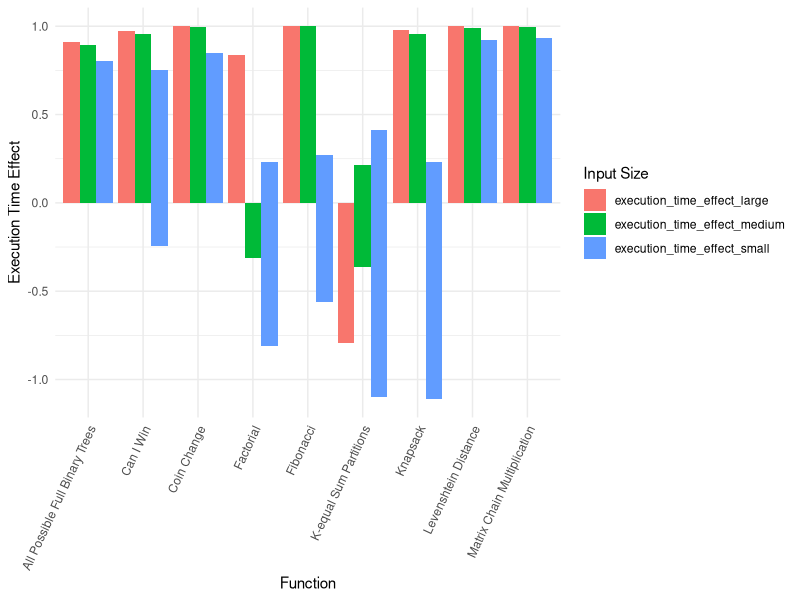
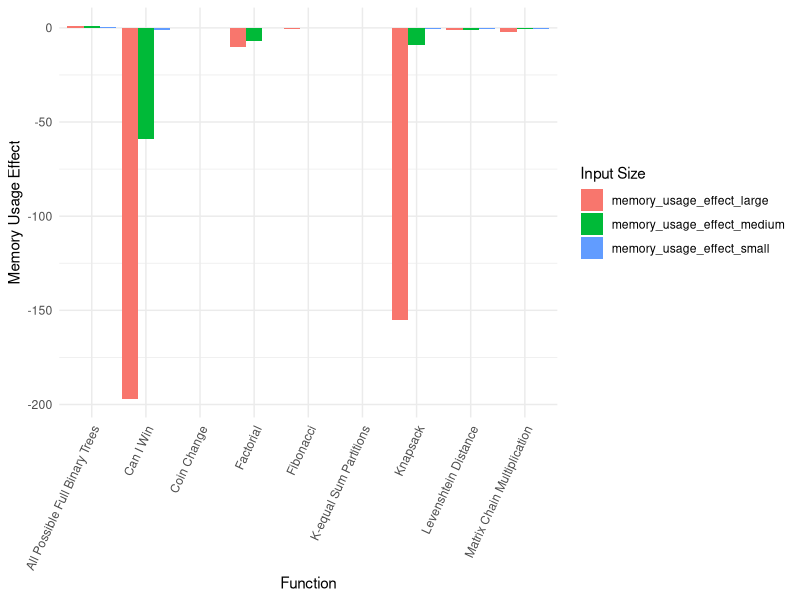
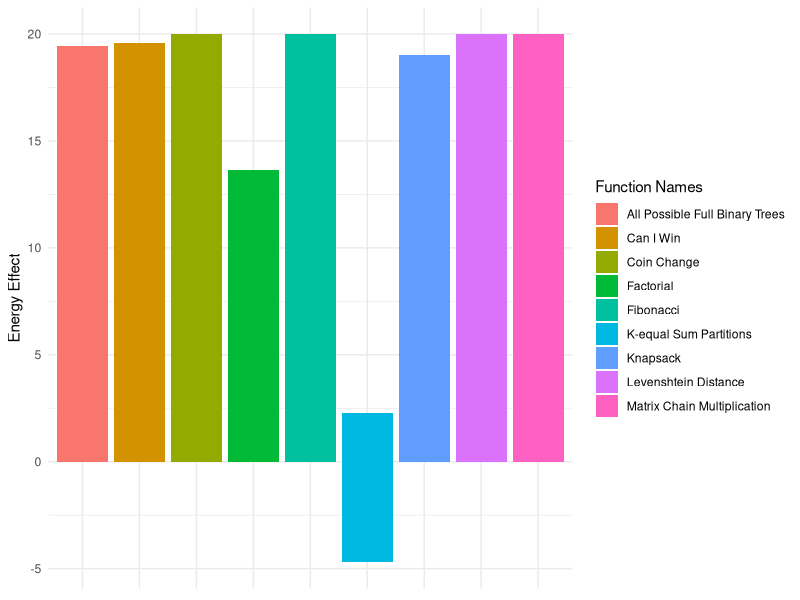
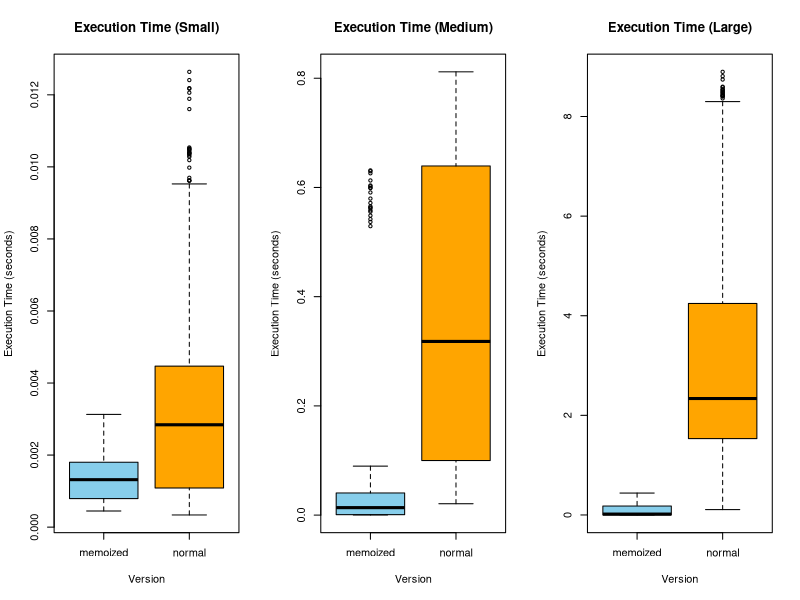
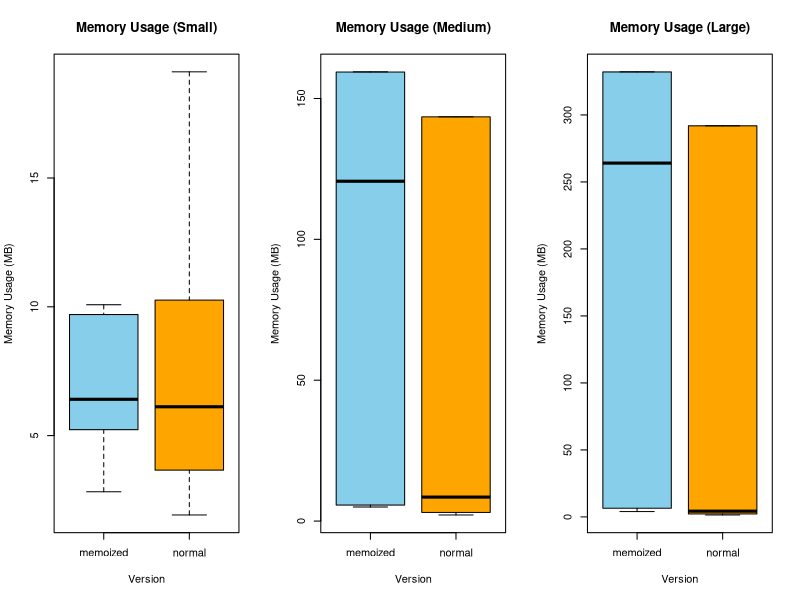
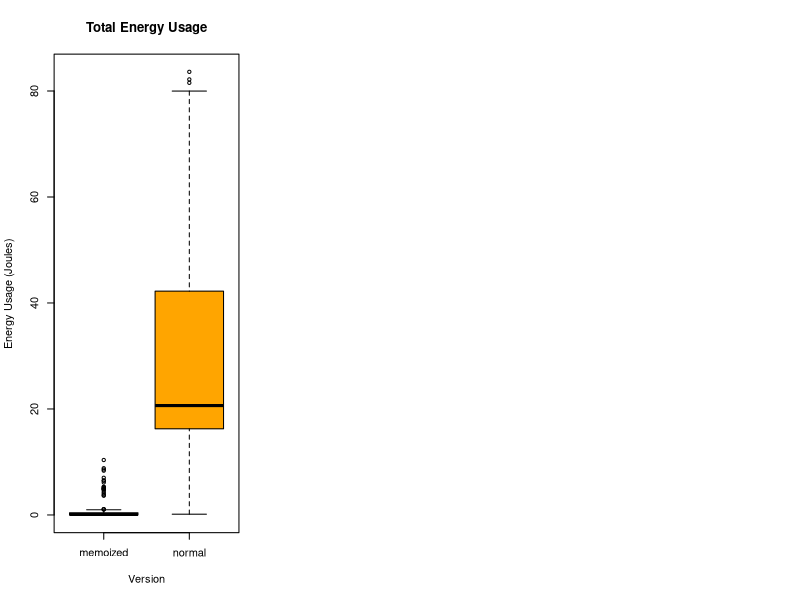
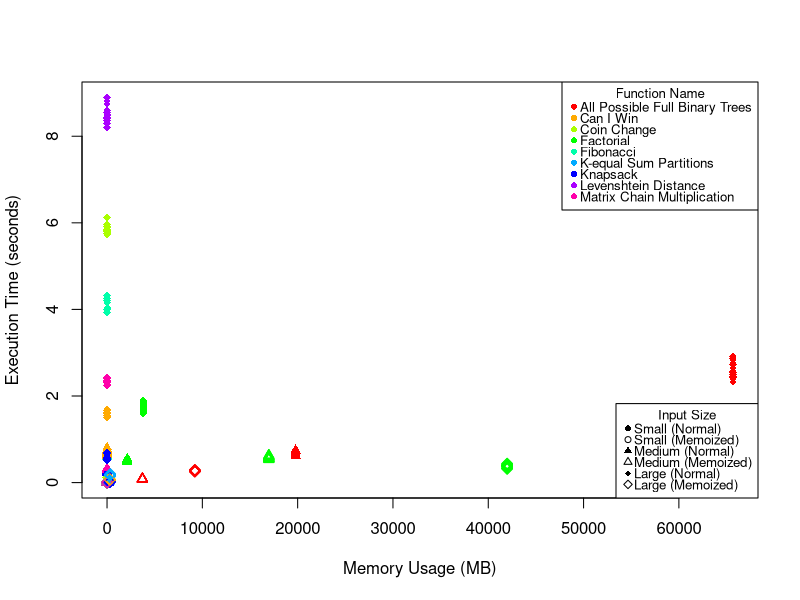
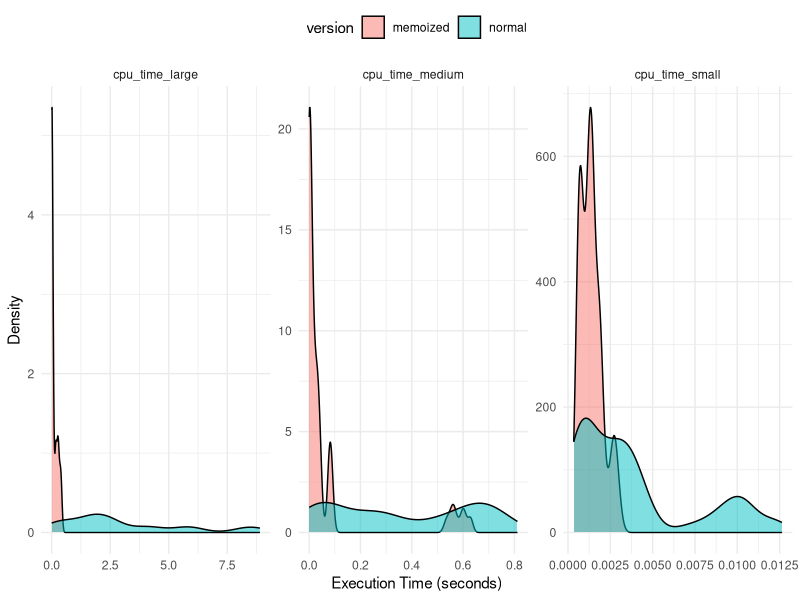

R code for these plots, in order:
library(dplyr)
library(ggplot2)
library(tidyr)

df <- read.csv("run_table.csv")

df <- df %>%
  mutate(cpu_time_split = strsplit(as.character(cpu_time), ";"),
         memory_usage_split = strsplit(as.character(memory_usage), ";")) %>%
  mutate(cpu_time_small = as.numeric(sapply(cpu_time_split, `[`, 1)),
         cpu_time_medium = as.numeric(sapply(cpu_time_split, `[`, 2)),
         cpu_time_large = as.numeric(sapply(cpu_time_split, `[`, 3)),
         memory_usage_small = as.numeric(sapply(memory_usage_split, `[`, 1)),
         memory_usage_medium = as.numeric(sapply(memory_usage_split, `[`, 2)),
         memory_usage_large = as.numeric(sapply(memory_usage_split, `[`, 3))) %>%
  select(-cpu_time_split, -memory_usage_split, -cpu_time, -memory_usage)

result <- df %>%
  group_by(function_name) %>%
  summarize(
    execution_time_effect_small = (cpu_time_small[version == "normal"] - cpu_time_small[version == "memoized"]) /
      cpu_time_small[version == "normal"],
    execution_time_effect_medium = (cpu_time_medium[version == "normal"] - cpu_time_medium[version == "memoized"]) /
      cpu_time_medium[version == "normal"],
    execution_time_effect_large = (cpu_time_large[version == "normal"] - cpu_time_large[version == "memoized"]) /
      cpu_time_large[version == "normal"],
    
    memory_usage_effect_small = (memory_usage_small[version == "normal"] - memory_usage_small[version == "memoized"]) /
      memory_usage_small[version == "normal"],
    memory_usage_effect_medium = (memory_usage_medium[version == "normal"] - memory_usage_medium[version == "memoized"]) /
      memory_usage_medium[version == "normal"],
    memory_usage_effect_large = (memory_usage_large[version == "normal"] - memory_usage_large[version == "memoized"]) /
      memory_usage_large[version == "normal"],
    
    energy_effect = (total_energy[version == "normal"]-total_energy[version == "memoized"]) /
      total_energy[version == "normal"],
    
    .groups = 'drop'
  )

result_long_cpu <- result %>%
  pivot_longer(cols = starts_with("execution_time_effect"),
               names_to = "input_size",
               values_to = "execution_time_effect")

result_long_memory <- result %>%
  pivot_longer(cols = starts_with("memory_usage_effect"),
               names_to = "input_size",
               values_to = "memory_usage_effect")

# === execution time effect bar chart ===
ggplot(result_long_cpu, aes(x = function_name, y = execution_time_effect, fill = input_size)) +
  geom_bar(stat = "identity", position = position_dodge()) +
  labs(x = "Function",
       y = "Execution Time Effect",
       fill = "Input Size") +
  theme_minimal() + theme(axis.text.x = element_text(angle = 65, hjust = 1))

# === memory usage effect bar chart ===
ggplot(result_long_memory, aes(x = function_name, y = memory_usage_effect, fill = input_size)) +
  geom_bar(stat = "identity", position = position_dodge()) +
  labs(x = "Function",
       y = "Memory Usage Effect",
       fill = "Input Size") +
  theme_minimal() + theme(axis.text.x = element_text(angle = 65, hjust = 1))

# === energy effect bar chart ===
ggplot(result, aes(x = function_name, y = energy_effect, fill = function_name)) +
  geom_bar(stat = "identity") +
  labs(x = NULL,  
       y = "Energy Effect") +
  theme_minimal() +
  theme(axis.text.x = element_blank(),
        legend.position = "right") + 
  guides(fill = guide_legend(title = "Function Names"))

# === execution time box plot ===
par(mfrow = c(1, 3)) 
boxplot(as.numeric(cpu_time_small) ~ version, data = df, 
        main = "Execution Time (Small)", 
        xlab = "Version", ylab = "Execution Time (seconds)", 
        col = c("skyblue", "orange"))

boxplot(as.numeric(cpu_time_medium) ~ version, data = df, 
        main = "Execution Time (Medium)", 
        xlab = "Version", ylab = "Execution Time (seconds)", 
        col = c("skyblue", "orange"))

boxplot(as.numeric(cpu_time_large) ~ version, data = df, 
        main = "Execution Time (Large)", 
        xlab = "Version", ylab = "Execution Time (seconds)", 
        col = c("skyblue", "orange"))

# === memory usage box plot
par(mfrow = c(1, 3)) 
boxplot(as.numeric(memory_usage_small) ~ version, data = df, 
        main = "Memory Usage (Small)", 
        xlab = "Version", ylab = "Memory Usage (MB)", 
        col = c("skyblue", "orange"), outline = FALSE)

boxplot(as.numeric(memory_usage_medium) ~ version, data = df, 
        main = "Memory Usage (Medium)", 
        xlab = "Version", ylab = "Memory Usage (MB)", 
        col = c("skyblue", "orange"), outline = FALSE)

boxplot(as.numeric(memory_usage_large) ~ version, data = df, 
        main = "Memory Usage (Large)", 
        xlab = "Version", ylab = "Memory Usage (MB)", 
        col = c("skyblue", "orange"), outline = FALSE)

boxplot(as.numeric(total_energy) ~ version, data = df, 
        main = "Total Energy Usage", 
        xlab = "Version", ylab = "Energy Usage (Joules)", 
        col = c("skyblue", "orange"))

# === scatter plot ===
par(mfrow = c(1, 1)) 
colors <- rainbow(length(unique(df$function_name)))
function_colors <- as.factor(df$function_name)

# Distinguish version with solid and hollow pch values (1 = normal, 2 = memoized)
input_size_shapes <- list(
  small = c(16, 1),    # Circle (solid, hollow)
  medium = c(17, 2),   # Triangle
  large = c(18, 5)     # Square
)

plot(NA, NA, xlim = c(0, max(as.numeric(df$memory_usage_large), na.rm = TRUE)), 
     ylim = c(0, max(as.numeric(df$cpu_time_large), na.rm = TRUE)), 
     xlab = "Memory Usage (MB)", ylab = "Execution Time (seconds)",  pch = 19)

# small input
points(as.numeric(df$memory_usage_small), as.numeric(df$cpu_time_small), 
       col = colors[as.numeric(function_colors)], 
       pch = ifelse(df$version == "normal", input_size_shapes$small[1], input_size_shapes$small[2]))

# medium input
points(as.numeric(df$memory_usage_medium), as.numeric(df$cpu_time_medium), 
       col = colors[as.numeric(function_colors)], 
       pch = ifelse(df$version == "normal", input_size_shapes$medium[1], input_size_shapes$medium[2]))

# large input
points(as.numeric(df$memory_usage_large), as.numeric(df$cpu_time_large), 
       col = colors[as.numeric(function_colors)], 
       pch = ifelse(df$version == "normal", input_size_shapes$large[1], input_size_shapes$large[2]))

legend("topright", 
       legend = levels(function_colors), 
       col = colors, 
       pch = 16, 
       title = "Function Name",
       cex = 0.8,             
       y.intersp = 0.7,   
       x.intersp = 0.5   
       
)

legend("bottomright", 
       legend = c("Small (Normal)", "Small (Memoized)", 
                  "Medium (Normal)", "Medium (Memoized)", 
                  "Large (Normal)", "Large (Memoized)"), 
       pch = c(input_size_shapes$small[1], input_size_shapes$small[2], 
               input_size_shapes$medium[1], input_size_shapes$medium[2], 
               input_size_shapes$large[1], input_size_shapes$large[2]),
       title = "Input Size",
       cex = 0.8,           
       y.intersp = 0.7,  
       x.intersp = 0.5
)

# ===== density =====
par(mfrow = c(1, 2)) 

# === density cpu time ===
df_long_cpu <- df %>%
  pivot_longer(cols = c(cpu_time_small, cpu_time_medium, cpu_time_large), 
               names_to = "input_size", values_to = "execution_time")

ggplot(df_long_cpu, aes(x=as.numeric(execution_time), fill=version)) + 
  geom_density(alpha=0.5) +
  labs( x="Execution Time (seconds)", y="Density") +
  facet_wrap(~input_size, scales = "free") +
  theme_minimal() +
  theme(legend.position = "top")

# === density memory ===
df_long_mem <- df %>%
  pivot_longer(cols = c(memory_usage_small, memory_usage_medium, memory_usage_large), 
               names_to = "input_size", values_to = "memory_usage")

ggplot(df_long_mem, aes(x=as.numeric(log(memory_usage)), fill=version)) + 
  geom_density(alpha=0.5) +
  labs( x="Memory Usage (log(MB))", y="Density") +
  facet_wrap(~input_size, scales = "free") +
  theme_minimal() +
  theme(legend.position = "top")


